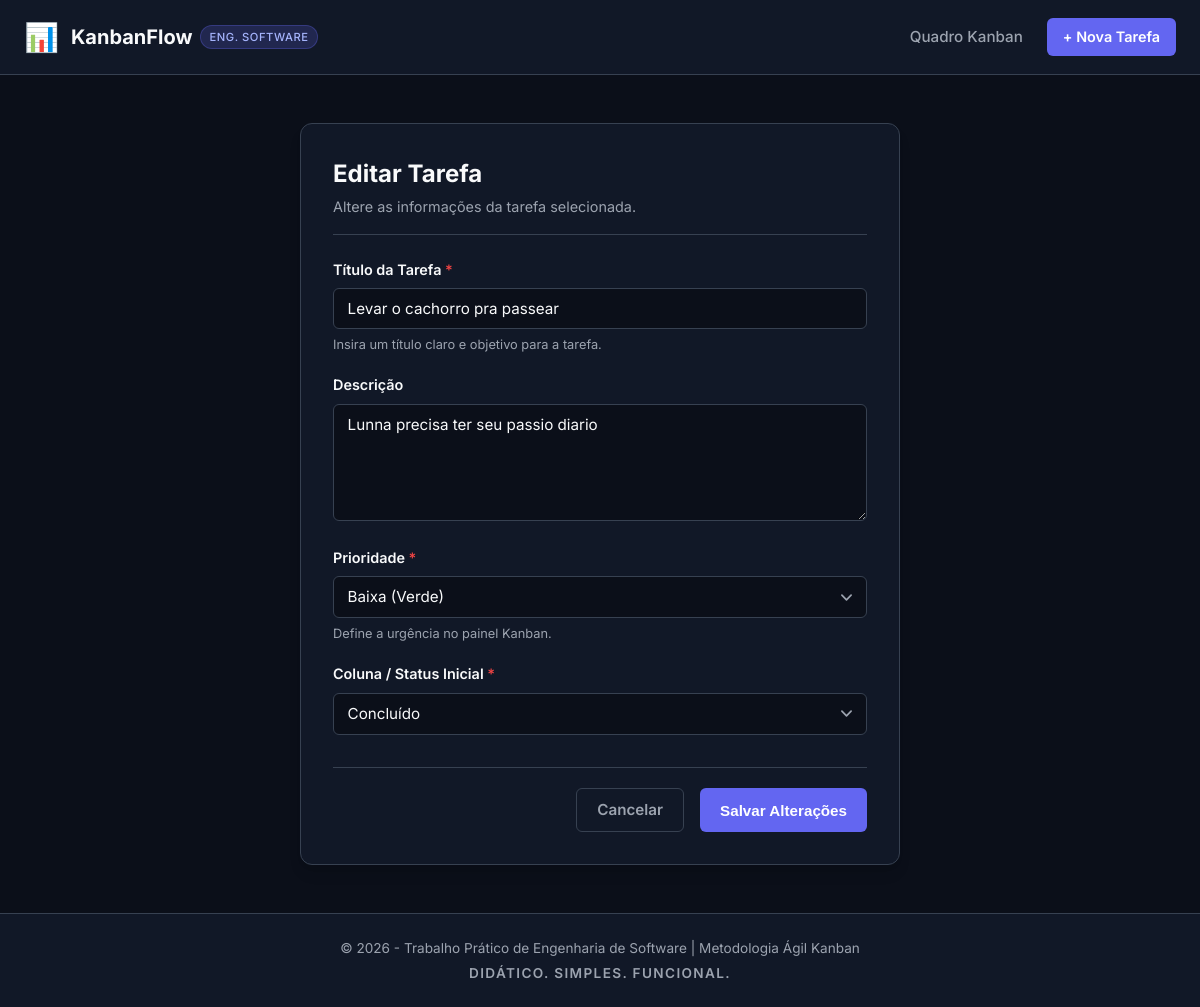
The page /tarefa/editar/2 on the database its author committed.
### tables this page shows
CREATE TABLE tasks (
    id INTEGER PRIMARY KEY AUTOINCREMENT,
    title TEXT NOT NULL,
    description TEXT,
    status TEXT NOT NULL DEFAULT 'Pendente', -- Pendente, Em Andamento, Concluído
    priority TEXT NOT NULL DEFAULT 'Média',  -- Baixa, Média, Alta
    created_at TIMESTAMP DEFAULT CURRENT_TIMESTAMP
);

### src/app.py (the view, shortened to what this page needs)
@bp.route('/tarefa/editar/<int:id>', methods=('GET', 'POST'))
def editar(id):
    tarefa = get_task_or_404(id)
    return render_template('tarefa.html', tarefa=tarefa)

### src/app.py (called while the page is built)
def get_task_or_404(task_id):
    db = get_db()
    task = db.execute(
        'SELECT id, title, description, status, priority, created_at '
        'FROM tasks '
        'WHERE id = ?',
        (task_id,)
    ).fetchone()
    if task is None:
        abort(404, f"Tarefa com ID {task_id} não encontrada.")
    return task

### src/db.py (called while the page is built)
def get_db():
    if 'db' not in g:
        g.db = sqlite3.connect(
            current_app.config['DATABASE']
        )
        g.db.row_factory = sqlite3.Row
    return g.db

### templates/tarefa.html (shortened to what this page needs)
{% extends 'base.html' %}
{% block content %}
<div class="form-container-wrapper">
    <div class="form-card">
        <div class="form-header">
            <h2>
                {% if tarefa %}
                    Editar Tarefa
                {% else %}
                    Nova Tarefa no Quadro
                {% endif %}
            </h2>
            <p>
                {% if tarefa %}
                    Altere as informações da tarefa selecionada.
                {% else %}
                    Preencha os dados abaixo para inserir uma nova tarefa no Kanban.
                {% endif %}
            </p>
        </div>
        <form method="POST" class="form-task-crud">
            <div class="form-group">
                <label for="title">Título da Tarefa <span class="required">*</span></label>
                <input
                    type="text"
                    id="title"
                    name="title"
                    required
                    placeholder="Ex: Refatorar módulo de autenticação"
                    value="{% if request.form.get('title') %}{{ request.form.get('title') }}{% elif tarefa %}{{ tarefa.title }}{% endif %}"
                    autofocus
                    class="form-control"
                >
                <small class="form-help">Insira um título claro e objetivo para a tarefa.</small>
            </div>
            <div class="form-group">
                <label for="description">Descrição</label>
                <textarea
                    id="description"
                    name="description"
                    placeholder="Descreva detalhadamente o escopo, critérios de aceitação ou notas importantes..."
                    rows="5"
                    class="form-control"
                >{% if request.form.get('description') %}{{ request.form.get('description') }}{% elif tarefa %}{{ tarefa.description or '' }}{% endif %}</textarea>
            </div>
            <div class="form-group">
                <label for="priority">Prioridade <span class="required">*</span></label>
                <select id="priority" name="priority" required class="form-control select-control">
                    {% set current_priority = request.form.get('priority') or (tarefa.priority if tarefa else 'Média') %}
                    <option value="Baixa" {% if current_priority == 'Baixa' %}selected{% endif %}>Baixa (Verde)</option>
                </select>
                <small class="form-help">Define a urgência no painel Kanban.</small>
            </div>
            <div class="form-group">
                <label for="status">Coluna / Status Inicial <span class="required">*</span></label>
                <select id="status" name="status" required class="form-control select-control">
                    {% set current_status = request.form.get('status') or (tarefa.status if tarefa else 'Pendente') %}
                    <option value="Concluído" {% if current_status == 'Concluído' %}selected{% endif %}>Concluído</option>
                </select>
            </div>
            <div class="form-actions-bar">
                <a href="{{ url_for('tasks.index') }}" class="btn-secondary">Cancelar</a>
                <button type="submit" class="btn-primary">
                    {% if tarefa %}
                        Salvar Alterações
                    {% else %}
                        Criar Tarefa
                    {% endif %}
                </button>
            </div>
        </form>
    </div>
</div>
{% endblock %}

### static/css/style.css (style rules this page uses)
:root { --bg-body: #0b0f19; --bg-surface: #111827; --bg-column: #1f2937; --bg-card: #374151; --bg-card-hover: #4b5563; --primary: #6366f1; --primary-hover: #4f46e5; --primary-light: rgba(99, 102, 241, 0.15); --color-todo: #60a5fa; --color-doing: #fbbf24; --color-done: #34d399; --priority-alta: #ef4444; --priority-media: #f59e0b; --priority-baixa: #10b981; --text-main: #f9fafb; --text-muted: #9ca3af; --text-light: #e5e7eb; --border-color: #374151; --shadow-sm: 0 1px 2px 0 rgba(0, 0, 0, 0.05); --shadow-md: 0 4px 6px -1px rgba(0, 0, 0, 0.1), 0 2px 4px -1px rgba(0, 0, 0, 0.06); --shadow-lg: 0 10px 15px -3px rgba(0, 0, 0, 0.1), 0 4px 6px -2px rgba(0, 0, 0, 0.05); --transition-fast: all 0.2s cubic-bezier(0.4, 0, 0.2, 1); --font-family: 'Inter', system-ui, -apple-system, sans-serif; }
* { margin: 0; padding: 0; box-sizing: border-box; }
body { background-color: var(--bg-body); color: var(--text-main); font-family: var(--font-family); line-height: 1.5; -webkit-font-smoothing: antialiased; min-height: 100vh; display: flex; flex-direction: column; }
.form-container-wrapper { display: flex; justify-content: center; align-items: center; padding: 1rem 0; }
.form-card { background-color: var(--bg-surface); border: 1px solid var(--border-color); border-radius: 0.75rem; padding: 2rem; width: 100%; max-width: 600px; box-shadow: var(--shadow-lg); }
.form-header { margin-bottom: 1.5rem; border-bottom: 1px solid var(--border-color); padding-bottom: 1rem; }
.form-header h2 { font-size: 1.5rem; font-weight: 700; }
.form-header p { color: var(--text-muted); font-size: 0.9rem; margin-top: 0.25rem; }
.form-group { margin-bottom: 1.25rem; }
.form-group label { display: block; font-size: 0.9rem; font-weight: 600; margin-bottom: 0.5rem; }
.required { color: var(--priority-alta); }
.form-control { width: 100%; background-color: var(--bg-body); border: 1px solid var(--border-color); border-radius: 0.375rem; padding: 0.625rem 0.85rem; color: var(--text-main); font-family: inherit; font-size: 0.95rem; transition: var(--transition-fast); }
textarea.form-control { resize: vertical; }
.select-control { appearance: none; background-position: right 0.5rem center; background-repeat: no-repeat; background-size: 1.5em 1.5em; padding-right: 2.5rem; }
.form-help { color: var(--text-muted); font-size: 0.8rem; display: block; margin-top: 0.35rem; }
.form-actions-bar { display: flex; justify-content: flex-end; gap: 1rem; margin-top: 2rem; border-top: 1px solid var(--border-color); padding-top: 1.25rem; }
.btn-primary { background-color: var(--primary); color: white; border: none; padding: 0.625rem 1.25rem; border-radius: 0.375rem; font-weight: 600; cursor: pointer; font-size: 0.95rem; transition: var(--transition-fast); }
.btn-secondary { background-color: transparent; color: var(--text-muted); border: 1px solid var(--border-color); padding: 0.625rem 1.25rem; border-radius: 0.375rem; font-weight: 600; cursor: pointer; font-size: 0.95rem; transition: var(--transition-fast); text-decoration: none; text-align: center; }

### rows shown on the page
tasks: title "Levar o cachorro pra passear", description "Lunna precisa ter seu passio diario", priority "Baixa (Verde)", status "Concluído"
